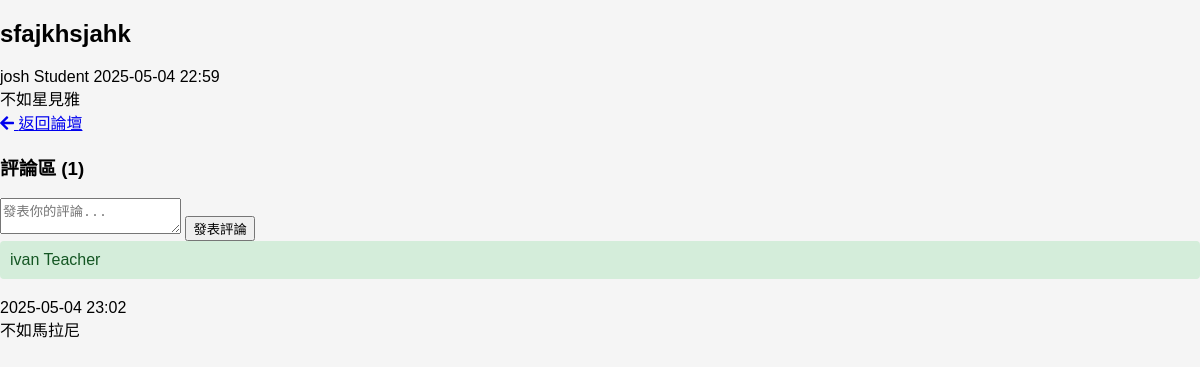
Page /php/discuss.php?post_id=1 (signed in) on the committed database.
### tables this page shows
CREATE TABLE `communitypost` (
  `PostID` int(11) NOT NULL COMMENT '貼文編號 (PK)',
  `Content` text NOT NULL COMMENT '貼文內容',
  `ImageURL` varchar(255) DEFAULT NULL COMMENT '圖片網址',
  `PostDate` datetime DEFAULT current_timestamp() COMMENT '發文日期',
  `Title` varchar(50) DEFAULT NULL COMMENT '標題',
  `UserID` int(11) NOT NULL COMMENT 'FK to User'
);

CREATE TABLE `user` (
  `UserID` int(11) NOT NULL COMMENT '使用者編號 (PK)',
  `Username` varchar(50) DEFAULT NULL COMMENT '使用者名稱',
  `Email` varchar(100) NOT NULL COMMENT '電子郵件',
  `Password` varchar(255) NOT NULL COMMENT '密碼 (加密儲存)',
  `JoinDate` datetime DEFAULT current_timestamp() COMMENT '註冊時間',
  `Status` enum('Student','Teacher','Admin') NOT NULL DEFAULT 'Student' COMMENT '使用者身份',
  `reset_token` varchar(255) DEFAULT NULL,
  `token_expire` datetime DEFAULT NULL,
  `AvatarURL` varchar(255) DEFAULT NULL,
  `BackgroundURL` varchar(255) DEFAULT NULL
);

CREATE TABLE `commentarea` (
  `CommentID` int(11) NOT NULL COMMENT '留言編號 (PK)',
  `PostID` int(11) NOT NULL COMMENT '貼文編號 (FK to CommunityPost)',
  `UserID` int(11) NOT NULL COMMENT '使用者編號 (FK to User)',
  `Content` text NOT NULL COMMENT '留言內容',
  `CommentTime` datetime DEFAULT current_timestamp() COMMENT '留言時間',
  `Status` enum('PENDING','APPROVED','DELETED') DEFAULT 'PENDING' COMMENT '留言狀態 (待審核/已通過/已刪除)'
);

### php/discuss.php (the view, shortened to what this page needs)
<?php
require_once 'db_connect.php';
$post_id = isset($_GET['post_id']) && filter_var($_GET['post_id'], FILTER_VALIDATE_INT) ? (int)$_GET['post_id'] : 0;
$sql = "SELECT cp.PostID, cp.Title, cp.Content, cp.PostDate, cp.ImageURL, u.Username, u.Status
        FROM communitypost cp
        JOIN user u ON cp.UserID = u.UserID
        WHERE cp.PostID = ?";
$stmt = mysqli_prepare($conn, $sql);
mysqli_stmt_bind_param($stmt, 'i', $post_id);
if (!mysqli_stmt_execute($stmt)) {
    die('貼文查詢執行失敗: ' . mysqli_stmt_error($stmt));
}
$result = mysqli_stmt_get_result($stmt);
$post = mysqli_fetch_assoc($result);
$sql = "SELECT ca.CommentID, ca.Content, ca.CommentTime, u.Username, u.Status
        FROM commentarea ca
        JOIN user u ON ca.UserID = u.UserID
        WHERE ca.PostID = ?
        ORDER BY ca.CommentTime ASC";
$stmt = mysqli_prepare($conn, $sql);
mysqli_stmt_bind_param($stmt, 'i', $post_id);
if (!mysqli_stmt_execute($stmt)) {
    die('評論查詢執行失敗: ' . mysqli_stmt_error($stmt));
}
$comments = mysqli_stmt_get_result($stmt);
?>
<!DOCTYPE html>
<html lang="zh-TW">
<head>
    <link rel="stylesheet" href="../css/nav2.css">
    <link rel="stylesheet" href="../css/discuss.css">
    <link rel="stylesheet" href="https://cdnjs.cloudflare.com/ajax/libs/font-awesome/5.15.4/css/all.min.css">
</head>
<body>
    <div class="discuss-container">
        <div class="post-detail">
            <h2><?php echo htmlspecialchars($post['Title']); ?></h2>
            <div class="post-meta">
                <span class="username"><?php echo htmlspecialchars($post['Username']); ?></span>
                <span class="user-status"><?php echo htmlspecialchars($post['Status']); ?></span>
                <span class="post-date"><?php echo date('Y-m-d H:i', strtotime($post['PostDate'])); ?></span>
            </div>
            <div class="post-content">
                <?php echo nl2br(htmlspecialchars($post['Content'])); ?>
            </div>
            <a href="luntan.php" class="back-btn"><i class="fas fa-arrow-left"></i> 返回論壇</a>
        </div>
        <div class="comments-section">
            <h3>評論區 (<?php echo mysqli_num_rows($comments); ?>)</h3>
            <?php if (isset($_SESSION['user_id'])): ?>
                <form method="POST" action="" class="comment-form">
                    <textarea name="comment" placeholder="發表你的評論..." required></textarea>
                    <button type="submit">發表評論</button>
                </form>
            <?php else: ?>
                <div class="login-prompt">
                    <p>請<a href="user_login.php">登入</a>後發表評論</p>
                </div>
            <?php endif; ?>
            <div class="comments-list">
                <?php if (mysqli_num_rows($comments) > 0): ?>
                    <?php while ($comment = mysqli_fetch_assoc($comments)): ?>
                        <div class="comment-card">
                            <div class="comment-header">
                                <div class="user-info">
                                    <span class="username"><?php echo htmlspecialchars($comment['Username']); ?></span>
                                    <span class="user-status"><?php echo htmlspecialchars($comment['Status']); ?></span>
                                </div>
                                <span class="comment-date"><?php echo date('Y-m-d H:i', strtotime($comment['CommentTime'])); ?></span>
                            </div>
                            <div class="comment-content">
                                <?php echo nl2br(htmlspecialchars($comment['Content'])); ?>
                            </div>
                        </div>
                    <?php endwhile; ?>
                <?php else: ?>
                    <div class="no-comments">
                        <p>目前還沒有評論，快來發表第一條吧！</p>
                    </div>
                <?php endif; ?>
            </div>
        </div>
    </div>
</body>
</html>

### css/nav2.css (style rules this page uses)
body, html { margin: 0; padding: 0; height: 100%; }

### css/discuss.css (style rules this page uses)
body { margin: 0; padding: 0; font-family: Arial, sans-serif; background-color: #f5f5f5; }
.user-info { background-color: #d4edda; padding: 10px; border-radius: 4px; margin-bottom: 20px; color: #155724; }

### rows in the picture
communitypost: Title "sfajkhsjahk", UserID.Username "josh", UserID.Status "Student", PostDate "2025-05-04 22:59", Content "不如星見雅"
commentarea: UserID.Username "ivan", UserID.Status "Teacher", CommentTime "2025-05-04 23:02", Content "不如馬拉尼"

### other values in the picture
mysqli_num_rows($comments) "1"
